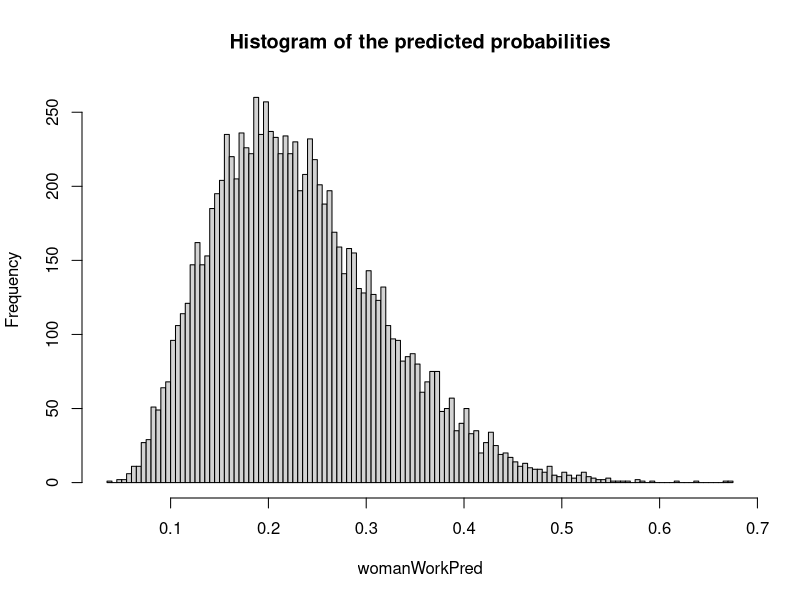
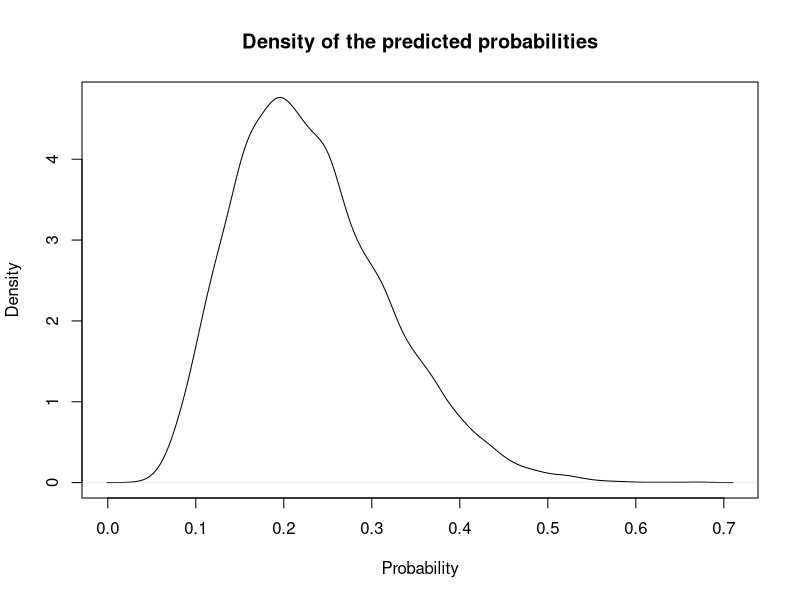
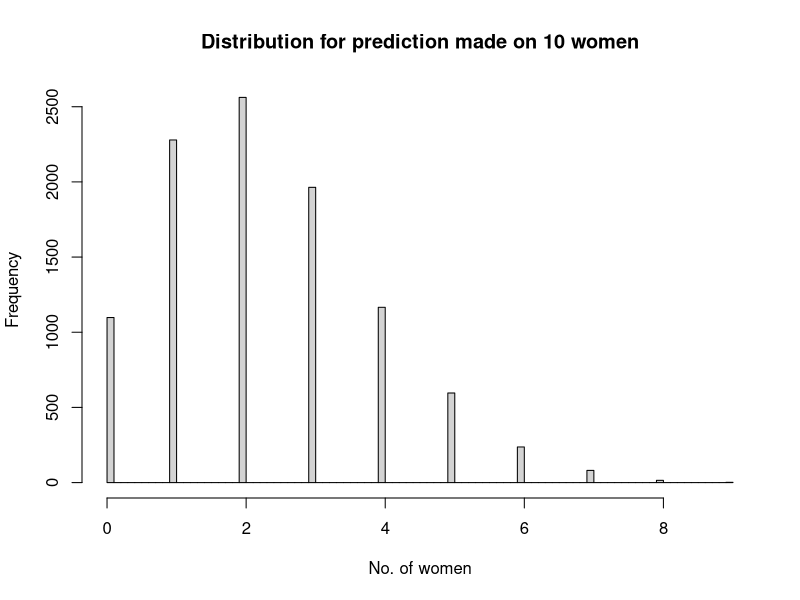

The R source for these figures, in order:
## Assignment 2:  Consider the logistic regression Pr(y=1 given x)=exp(xT*Beta)/(1+exp(xT*Beta)), where y is the
## binary variable with y = 1 if the woman works and y = 0 if she does not. x is a 8-dimensional vector containing
## the eight features (including a one for the constant term that models the intercept). The goal is to approximate
## the posterior distribution of the 8-dim parameter vector beta with multivariate normal distribution.
## Beta given y and x ~ N(~Beta, JY(~Beta)^(-1)), where ~Beta is the posterior mode and J(~Beta) is the second
## derivative, the observed Hessian evaluated at the posterior mode. It is actually not hard to compute this
## derivative by hand, but don't worry, we will let the computer do it numerically for you. Now, both ~Beta and
## J(~Beta) are computed by the optim function in R. I want you to implement an own version of my example code at
## the website. You can use my code as a template, but I want you to write your own file so that you understand
## every line of your code. Don't just copy my code. Use the prior Beta ~ N(0, thao^2*I) with thao=10. Your report
## should include your code as well as numerical values for ~Beta and JY(~Beta)^(-1) for the WomenWork data. Compute
## an approximate 95% credible interval for the variable NSmallChild. Would you say that this feature is an
## important determinant of the probability that a women works? [Hint: To verify that your results are reasonable,
## you can compare to you get by estimating the parameters using maximum likelihood. 
## glmmodel = glm(Work~0+., data=WomenWork, family=binomial)

# Use of libraries
library(mvtnorm)

# Read data
WomenWork = read.table("WomenWork.dat", header=TRUE)

# User input
tau = 10

# Defining vectors X and Y
X = as.matrix(WomenWork[,2:ncol(WomenWork)])
Y = WomenWork[,1]
nFeatures = dim(X)[2]
covNames=names(WomenWork[,2:ncol(WomenWork)])

# Constructing prior
mu_prior = rep(0,nFeatures)
sigma_prior = tau^2*diag(nFeatures) 

# Defining function for returning the log posterior

logPostLogistic = function(beta, Y, X, mu, sigma) {
  nFeat = length(beta)
  XBeta=X%*%beta
  # Defining loglikelihood
  logLike = sum(Y*XBeta-log(1+exp(XBeta)))
  # Defining prior
  prior = dmvnorm(beta, mean=mu, sigma=sigma, log=TRUE)
  # Adding loglikelihood and logprior together. Since it is log both of them are added instead of multiplied
  return(logLike + prior)
}

# Defining initial values to be passed on to the optimizer
set.seed(12345)
initVals = rnorm(dim(X)[2])

# Finding the optimized betavector
optimResult = optim(initVals, logPostLogistic, Y=Y, X=X, mu=mu_prior, sigma=sigma_prior, method=c("BFGS"),
                    control=list(fnscale=-1), hessian=TRUE)

# Defining the values of interest
postMode = optimResult$par
postCov = -solve(optimResult$hessian)
names(postMode) = covNames
approx_PostStd = sqrt(diag(postCov))
names(approx_PostStd) = covNames
print("The posterior mode is:")
print(postMode)
print("The approximated standard deviations are:")
print(approx_PostStd)

# Compute marginal distribution for nSmallChild
NSmallChild_mode = as.numeric(postMode["NSmallChild"])
NSmallChild_std = as.numeric(approx_PostStd["NSmallChild"])
set.seed(12345)
NSmallChild_distrib = rnorm(10000, mean=NSmallChild_mode, sd=NSmallChild_std)
sorted_NSmallChild=sort(NSmallChild_distrib)
credInterval_NSmallChild = c(sorted_NSmallChild[(0.025*length(sorted_NSmallChild)+1)],
                             sorted_NSmallChild[(0.975*length(sorted_NSmallChild))])
print(paste("The lower bound of the 95 % credible interval for the feature NSmallChild is",
            round(credInterval_NSmallChild[1], 6), "and the upper bound is", 
            round(credInterval_NSmallChild[2], 6)))

# Control that the calculations have been made correctly
glmModel = glm(Work ~ 0+., data=WomenWork, family=binomial)
print(glmModel$coefficients)
print(postMode)

## Since the values for the credible interval for NSmallChild are quite large in the negative direction it is
## reasonable to conclude that the feature NSmallChild affects the response variable farily much towards the 
## response 0 which means that the woman doesn't work. This seems like a reasonable conclusion in terms of how
## it is in reality as well. When checking if the results are reasonable, a comparison was made with an 
## estimation using the maximum likelihood method. The results was very similar which strongly suggests that 
## the results obtained from the code are reasonable. 

## b) Write a function that simulates from the predictive distribution of the response variable in a logistic
## regression. Use your normal approximation from 2(a). Use that function to simulate and plot the predictive
## distribution for the Work variable for a 40 year old woman, with two children (3 and 9 years old), 8 years
## of education, 10 years of experience. and a husband with an income of 10. [Hints: The R package mvtnorm will
## again be handy. Remember my discussion on how Bayesian prediction can be done by simulation.]

sigmoid = function(value) {
  return (exp(value)/(1+exp(value)))
}

makePredLogReg = function(data, mean, sigma, nDraws) {
  betaPred = rmvnorm(nDraws, mean=mean, sigma=sigma)
  linearPred = betaPred %*% data
  logPred = sigmoid(linearPred)
  return(logPred)
}

nDraws=10000
woman=c(1, 10, 8, 10, (10/10)^2, 40, 1, 1)
set.seed(12345)
womanWorkPred=makePredLogReg(woman, postMode, postCov, nDraws)
hist(womanWorkPred, breaks=100, main="Histogram of the predicted probabilities")
plot(density(womanWorkPred), main="Density of the predicted probabilities", xlab="Probability", ylab="Density")

## As seen in the plots the calculated probabilities of the woman in question working is fairly low. The highest
## density is seen in the range between 0.2 and 0.3 approximately. This also makes sense if applied to a real
## situation. A woman with a small child is likely to stay at home with the child, i.e. not working. If the 
## classification of the response variable results in "working" if the predicted probabilities is above 0.5 and
## "not working" otherwise, it is clear from the distribution that the classification of a woman working, with
## the parameters inputted, is very unlikely to happen. 

## c) Now, consider 10 women which all have the same features as the woman in 2(b). Rewrite your function and
## plot the predictive distribution for the number of women, out of these 10, that are working.
## [Hint: Which distribution can be described as a sum of Bernoulli random variables?]

makePredLogRegMultiple = function(data, mean, sigma, nDraws, n) {
  multiplePred=c()
  for (i in 1:nDraws) {
    betaDraw = makePredLogReg(data, mean, sigma, 1)
    multiplePred=c(multiplePred, rbinom(1, n, betaDraw))
  }
  hist(multiplePred, breaks=100, main=paste("Distribution for prediction made on", n, "women"), 
       xlab="No. of women")
}

makePredLogRegMultiple(woman, postMode, postCov, 10000, 10)

## As seen in the histogram the binomial case resembles the density of predicted probabilities with the
## highest density found at 2 women. This result seems reasonable since when the number of draws taken from 
## the binomial distribution goes towards infinity the shape of the corresponding distribution will resemble
## the shape of the distribution for the probability p in the Bernoulli case, more and more. 